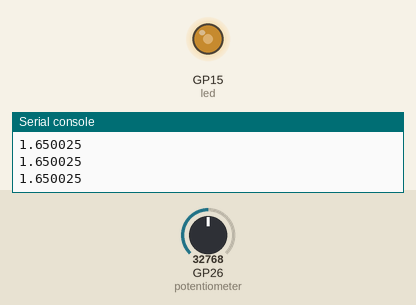
This program was run on a simulated Raspberry Pi Pico running MicroPython. Shown: output pins drawn as LEDs (lit = HIGH), the last lines printed to the serial console. The test bench sets the inputs (shaded band); at power-on: GP26 (potentiometer) = 32768 (analog values on the 0–65535 scale).

Above: at 1.2 s.
1.3 s: GP26 (potentiometer) set to 45874
At 2.0 s:
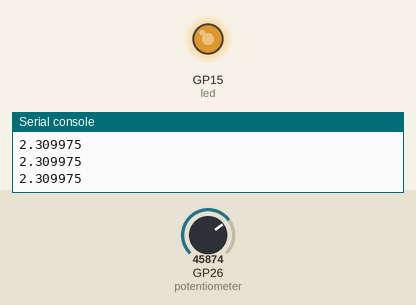
2.8 s: GP26 (potentiometer) set to 57670
At 4.0 s:
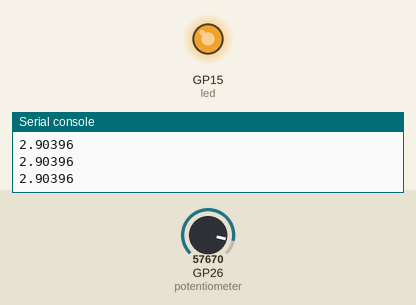
4.3 s: GP26 (potentiometer) set to 7864
At 5.2 s:
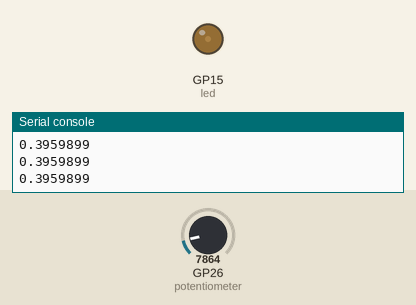
5.8 s: GP26 (potentiometer) set to 0
At 6.3 s:
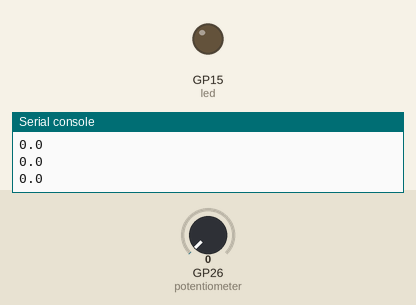
Timing chart, 0 to 8.3 s (numbered marks = the images above; inputs shaded):
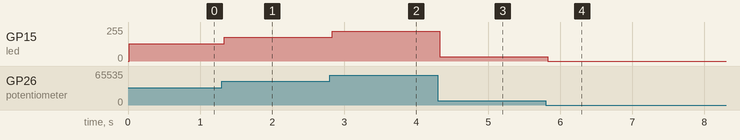

Measured:
- after the input at 1.3 s, GP15 (led): 128/255 → 178/255 at once
- after the input at 2.8 s, GP15 (led): 178/255 → 224/255 at once
- after the input at 4.3 s, GP15 (led): 224/255 → 31/255 at once
- after the input at 5.8 s, GP15 (led): 31/255 → 0/255 at once

The program:

Potentiometer_PWM.py
```python
from machine import ADC, PWM, Pin
from utime import sleep

conversion_factor = 3.3 / 65535
increment = 3.3 / 4
potentiometer = ADC(26)
led = PWM(Pin(15))

led.freq(1000)

while True:
    reading = potentiometer.read_u16()
    voltage = reading * conversion_factor
    if voltage < .035:
        reading = 0
    print(voltage)
    sleep(.02)
    led.duty_u16(reading)
```
